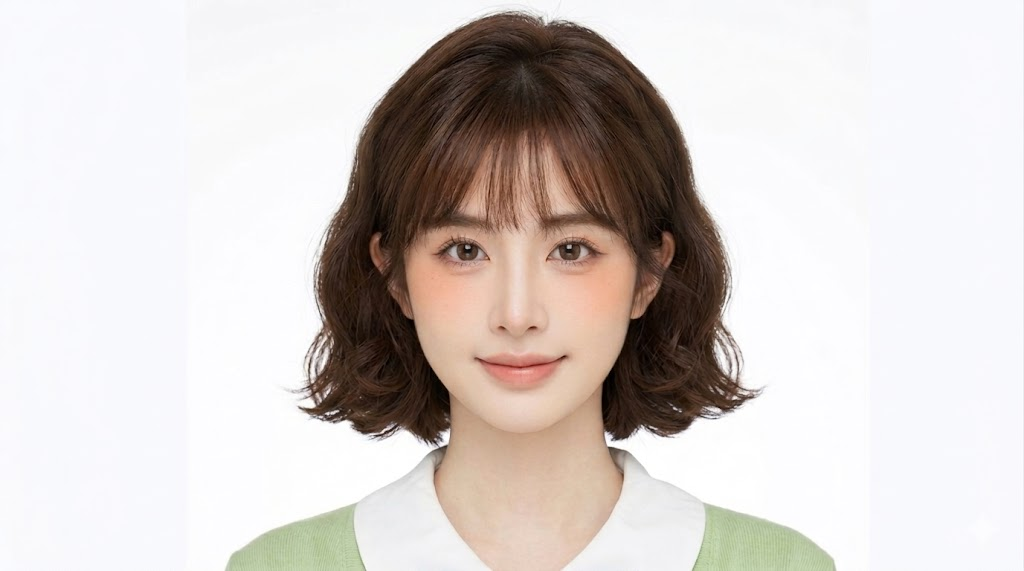
#> input picture assets/female.jpg, 1024 x 571 px
$ python -i build_solutor_photo_reference_pdf.py   (imports and definitions only)
#> lines starting #> are read from the running program, lines starting #| are printed output that depends on the picture
#> further down, picture is the input picture: PIL image 1024x571 RGB; mean R, G, B 212.7, 205.6, 202.5
from __future__ import annotations

from pathlib import Path

from PIL import Image, ImageDraw, ImageEnhance, ImageFont, ImageOps

ROOT = Path(__file__).resolve().parents[1]
ASSETS_DIR = ROOT / "assets"
OUTPUT_FILENAME = "solutor-hair-color-reference.pdf"
PHOTO_PATTERN = "微信图片_202604032252*.jpg"
PAGE_SIZE = (3000, 2200)
PAGE_BACKGROUND = "#F7F4EE"
CARD_BACKGROUND = "#FFFCF8"
CARD_BORDER = "#E6DED1"
TEXT_PRIMARY = "#1F2933"
TEXT_SECONDARY = "#5D6670"
ACCENT = "#8B6F47"
PHOTO_CROP_BOX = (40, 40, 4220, 3140)
PHOTO_ORDER = [
    "微信图片_20260403225240_283_89.jpg",
    "微信图片_20260403225237_282_89.jpg",
    "微信图片_20260403225234_281_89.jpg",
    "微信图片_20260403225232_280_89.jpg",
    "微信图片_20260403225229_279_89.jpg",
]
FONT_CANDIDATES = (
    "/usr/share/fonts/opentype/ipafont-gothic/ipag.ttf",
    "/usr/share/fonts/opentype/ipaexfont-mincho/ipaexm.ttf",
    "/usr/share/fonts/truetype/dejavu/DejaVuSans.ttf",
)


# [15 lines left out: functions _font_path, _font, not called in this run]


def _draw_text(draw: ImageDraw.ImageDraw, xy: tuple[int, int], text: str, *, font_size: int, fill: str) -> None:
    draw.text(xy, text, font=_font(font_size), fill=fill)


# [24 lines left out: function _cover_page, not called in this run]


def _prepare_photo(photo: Image.Image) -> Image.Image:
    crop = photo.crop(PHOTO_CROP_BOX)
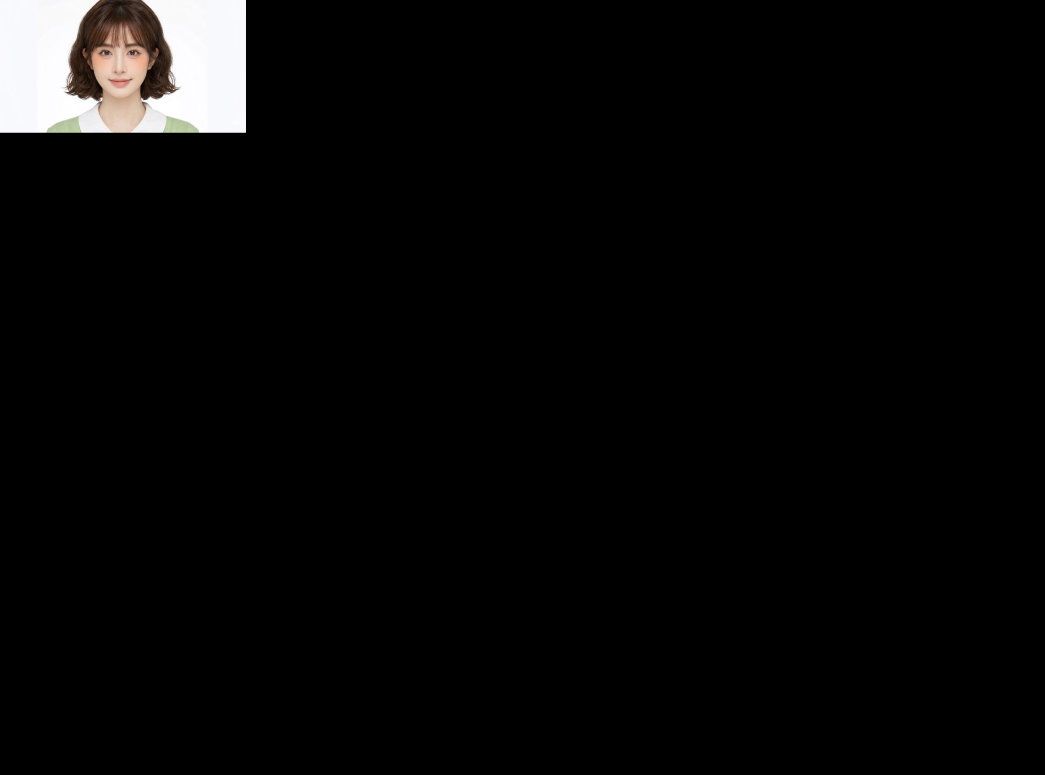
#> crop: PIL image 4180x3100 RGB (shown at 1/4 size); mean R, G, B 8.4, 8.1, 8
    crop = ImageOps.autocontrast(crop, cutoff=1)
    crop = ImageEnhance.Contrast(crop).enhance(1.05)
    crop = ImageEnhance.Sharpness(crop).enhance(1.18)
    crop = ImageEnhance.Color(crop).enhance(1.03)
    return crop


# [64 lines left out: functions _photo_page, build_pdf, main, not called in this run]


# [2 lines not run here, left out]

>>> from PIL import Image
>>> picture = Image.open('../assets/female.jpg')
>>> result = _prepare_photo(picture)

$ run again, on assets/male.jpg
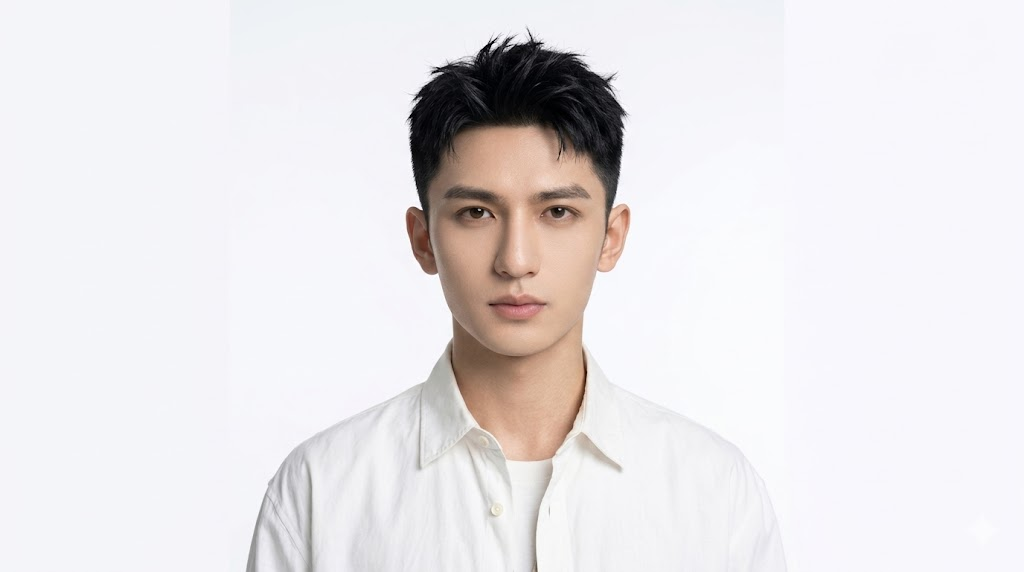
#> input picture assets/male.jpg, 1024 x 572 px
#> picture is the input picture: PIL image 1024x572 RGB; mean R, G, B 232.1, 228.9, 231
#> in _prepare_photo, `crop = photo.crop(PHOTO_CROP_BOX)`:
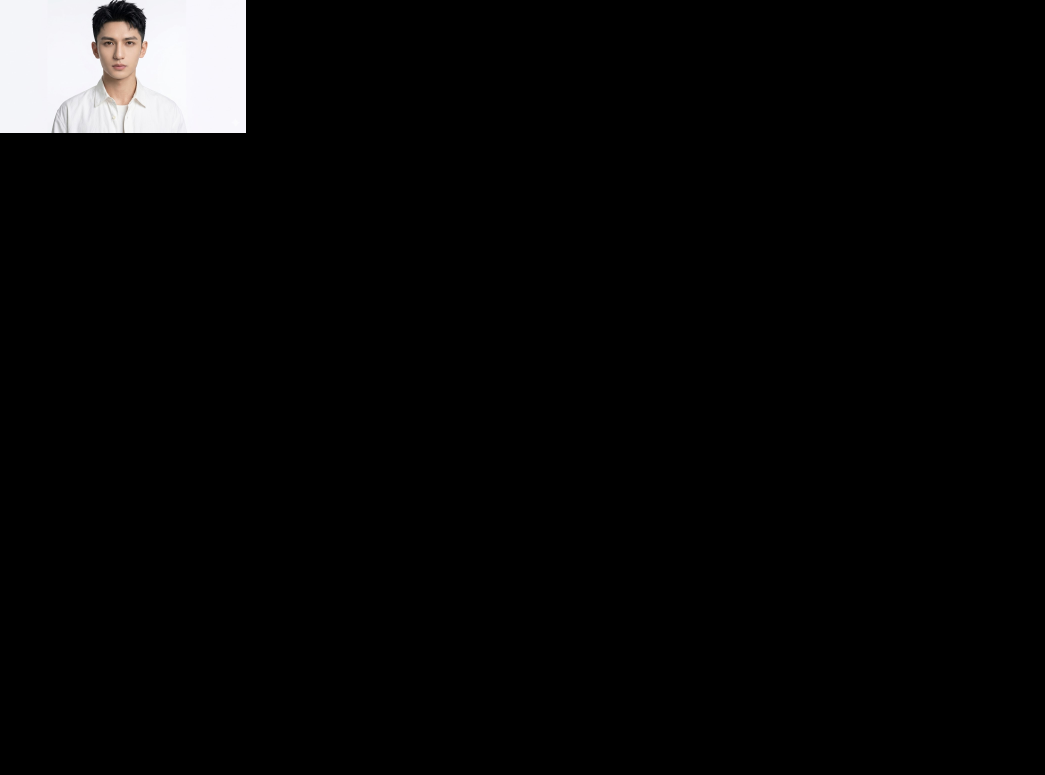
#> crop: PIL image 4180x3100 RGB (shown at 1/4 size); mean R, G, B 9.3, 9.2, 9.2
